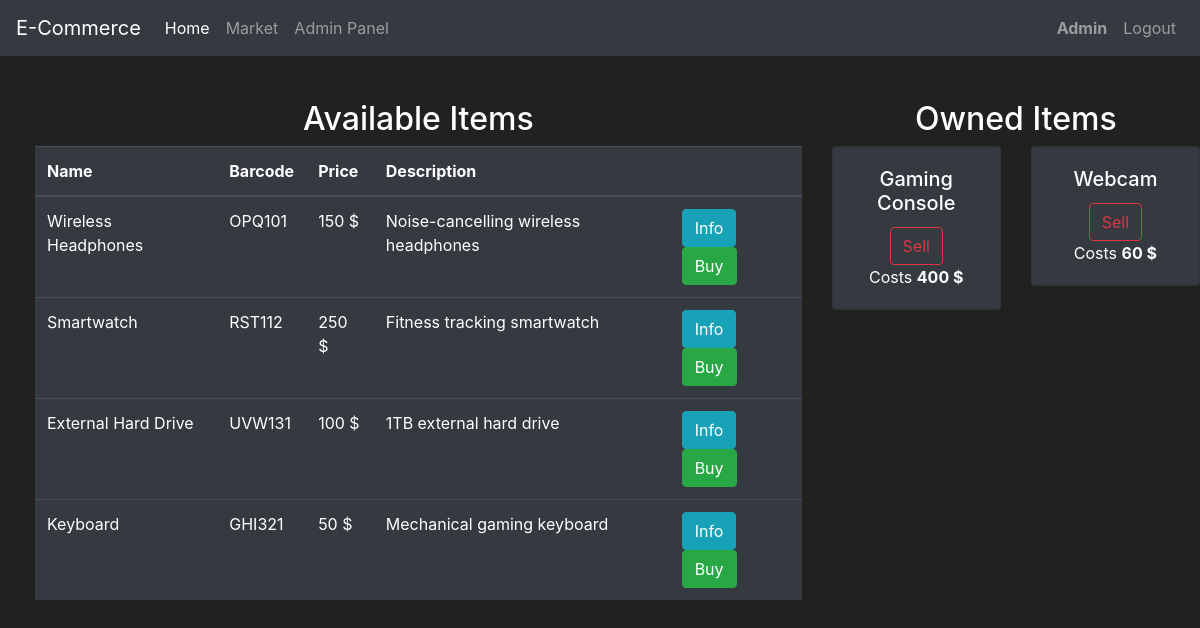
Page /market (signed in) on the committed database.
### Market/models.py (models this page shows, shortened)
class User(db.Model, UserMixin):
    id = db.Column(db.Integer, primary_key=True)
    username = db.Column(db.String(length=30), nullable=False, unique=True)
    email_address = db.Column(db.String(length=50), nullable=False, unique=True)
    password_hash = db.Column(db.String(length=60), nullable=False)
    budget = db.Column(db.Integer, nullable=False, default=10000)
    items = db.relationship('Item', backref='owned_user', lazy=True)
    @property
    def password(self):
        return self.password

class Item(db.Model):
    id = db.Column(db.Integer, primary_key=True)
    name = db.Column(db.String(length=30), nullable=False, unique=True)
    barcode = db.Column(db.String(length=12), nullable=False, unique=True)
    price = db.Column(db.Integer, nullable=False)
    description = db.Column(db.String(length=1024), nullable=False)
    owner = db.Column(db.Integer, db.ForeignKey('user.id'))
    @property
    def prettier_price(self):
        if len(str(self.price)) >= 4:
            return f'{str(self.price)[:-3]},{str(self.price)[-3:]} $'
        else:
            return f'{self.price} $'

### Market/routes.py (the view, shortened to what this page needs)
@app.route("/market", methods=['GET', 'POST'])
@login_required
def MarketPage():
    if request.method == "GET":
        items = Item.query.filter_by(owner=None)
        owned_items = Item.query.filter_by(owner=current_user.id)
        return render_template('MARKET.html', title='Market', items=items, owned_items=owned_items, purchase_form=PurchaseItemForm(), sell_form=SellItemForm())

### Market/models.py (called while the page is built)
@login_manager.user_loader
def load_user(user_id):
    return User.query.get(int(user_id))

### Market/templates/MARKET.html (shortened to what this page needs)
{% extends "base.html" %}
{% block body %}
<div class="row" style="margin-top:20px; margin-left:20px">
    <div class="col-8">
        <h2 style="text-align: center;">Available Items</h2>
        <table class="table table-hover table-dark">
            <thead>
                <tr>
                    <th scope="col">Name</th>
                    <th scope="col">Barcode</th>
                    <th scope="col">Price</th>
                    <th scope="col">Description</th>
                    <th scope="col"></th>
                </tr>
            </thead>
            <tbody>
                {% for item in items %}
                <tr>
                    <td>{{ item.name }}</td>
                    <td>{{ item.barcode }}</td>
                    <td>{{ item.prettier_price }}</td>
                    <td>{{ item.description }}</td>
                    <td>
                        <button class="btn btn-outline btn-info" data-toggle="modal" data-target="#Info-{{ item.id }}">Info</button>
                        <button class="btn btn-outline btn-success" data-toggle="modal"data-target="#Buy-{{ item.id }}">Buy</button>
                    </td>
                </tr>
                {% endfor %}
            </tbody>
        </table>
    </div>
    <div class="col-4">
        <h2 style="text-align: center;">Owned Items</h2>
        <div class="row">
            {% for owned_item in owned_items %}
            <div class="col-md-6">
                <div style="margin-bottom: 5px" class="card text-center bg-dark">
                    <div class="card-body">
                        <h5 class="card-title">{{ owned_item.name }}</h5>
                        <button type="button" class="btn btn-outline-danger" data-toggle="modal" data-target="#Sell-{{ owned_item.id }}">Sell</button>
                        <p class="card-text">
                            Costs <strong>{{ owned_item.prettier_price }}</strong>
                        </p>
                    </div>
                </div>
            </div>
            {% endfor %}
        </div>
    </div>
    {% endblock %}

### Market/templates/base.html (shortened to what this page needs)
<!DOCTYPE html>
<html lang="en">
<head>
    <link rel="stylesheet" href="https://cdn.jsdelivr.net/npm/bootstrap@4.5.3/dist/css/bootstrap.min.css">
</head>
<body style="background-color: #212121; color: #fff;">
    <nav class="navbar navbar-expand-md navbar-dark bg-dark" style="font: bold;">
		<a class="navbar-brand" href="{{ url_for('HomePage') }}">E-Commerce</a>
		<div class="collapse navbar-collapse" id="navbarNav">
			<ul class="navbar-nav mr-auto">
				<li class="nav-item active">
					<a class="nav-link" href="{{ url_for('HomePage') }}">Home </a>
				</li>
				<li class="nav-item">
					<a class="nav-link" href="{{ url_for('MarketPage') }}">Market</a>
				</li>
				<li class="nav-item">
					<a class="nav-link" href="{{ url_for('AdminPage') }}">Admin Panel</a>
				</li>
			</ul>
            {% if current_user.is_authenticated %}
            <ul class="navbar-nav">
                <li class="nav-item">
                    <a class="nav-link"><b style="text-transform: capitalize;">{{ current_user.username }}</b></a>
                </li>
                <li class="nav-item">
                    <a class="nav-link" href="{{ url_for('LogoutPage') }}">Logout</a>
                </li>
            </ul>
          {% endif %}
		</div>
	</nav>
    <br>
    {% block body %}{% endblock %}
</body>
</html>

### rows in the picture
User: username "Admin"
Item: name "Wireless Headphones", barcode "OPQ101", prettier_price "150 $", description "Noise-cancelling wireless headphones"
Item: name "Smartwatch", barcode "RST112", prettier_price "250 $", description "Fitness tracking smartwatch"
Item: name "External Hard Drive", barcode "UVW131", prettier_price "100 $", description "1TB external hard drive"
Item: name "Keyboard", barcode "GHI321", prettier_price "50 $", description "Mechanical gaming keyboard"
Item: name "Gaming Console", prettier_price "400 $"
Item: name "Webcam", prettier_price "60 $"
